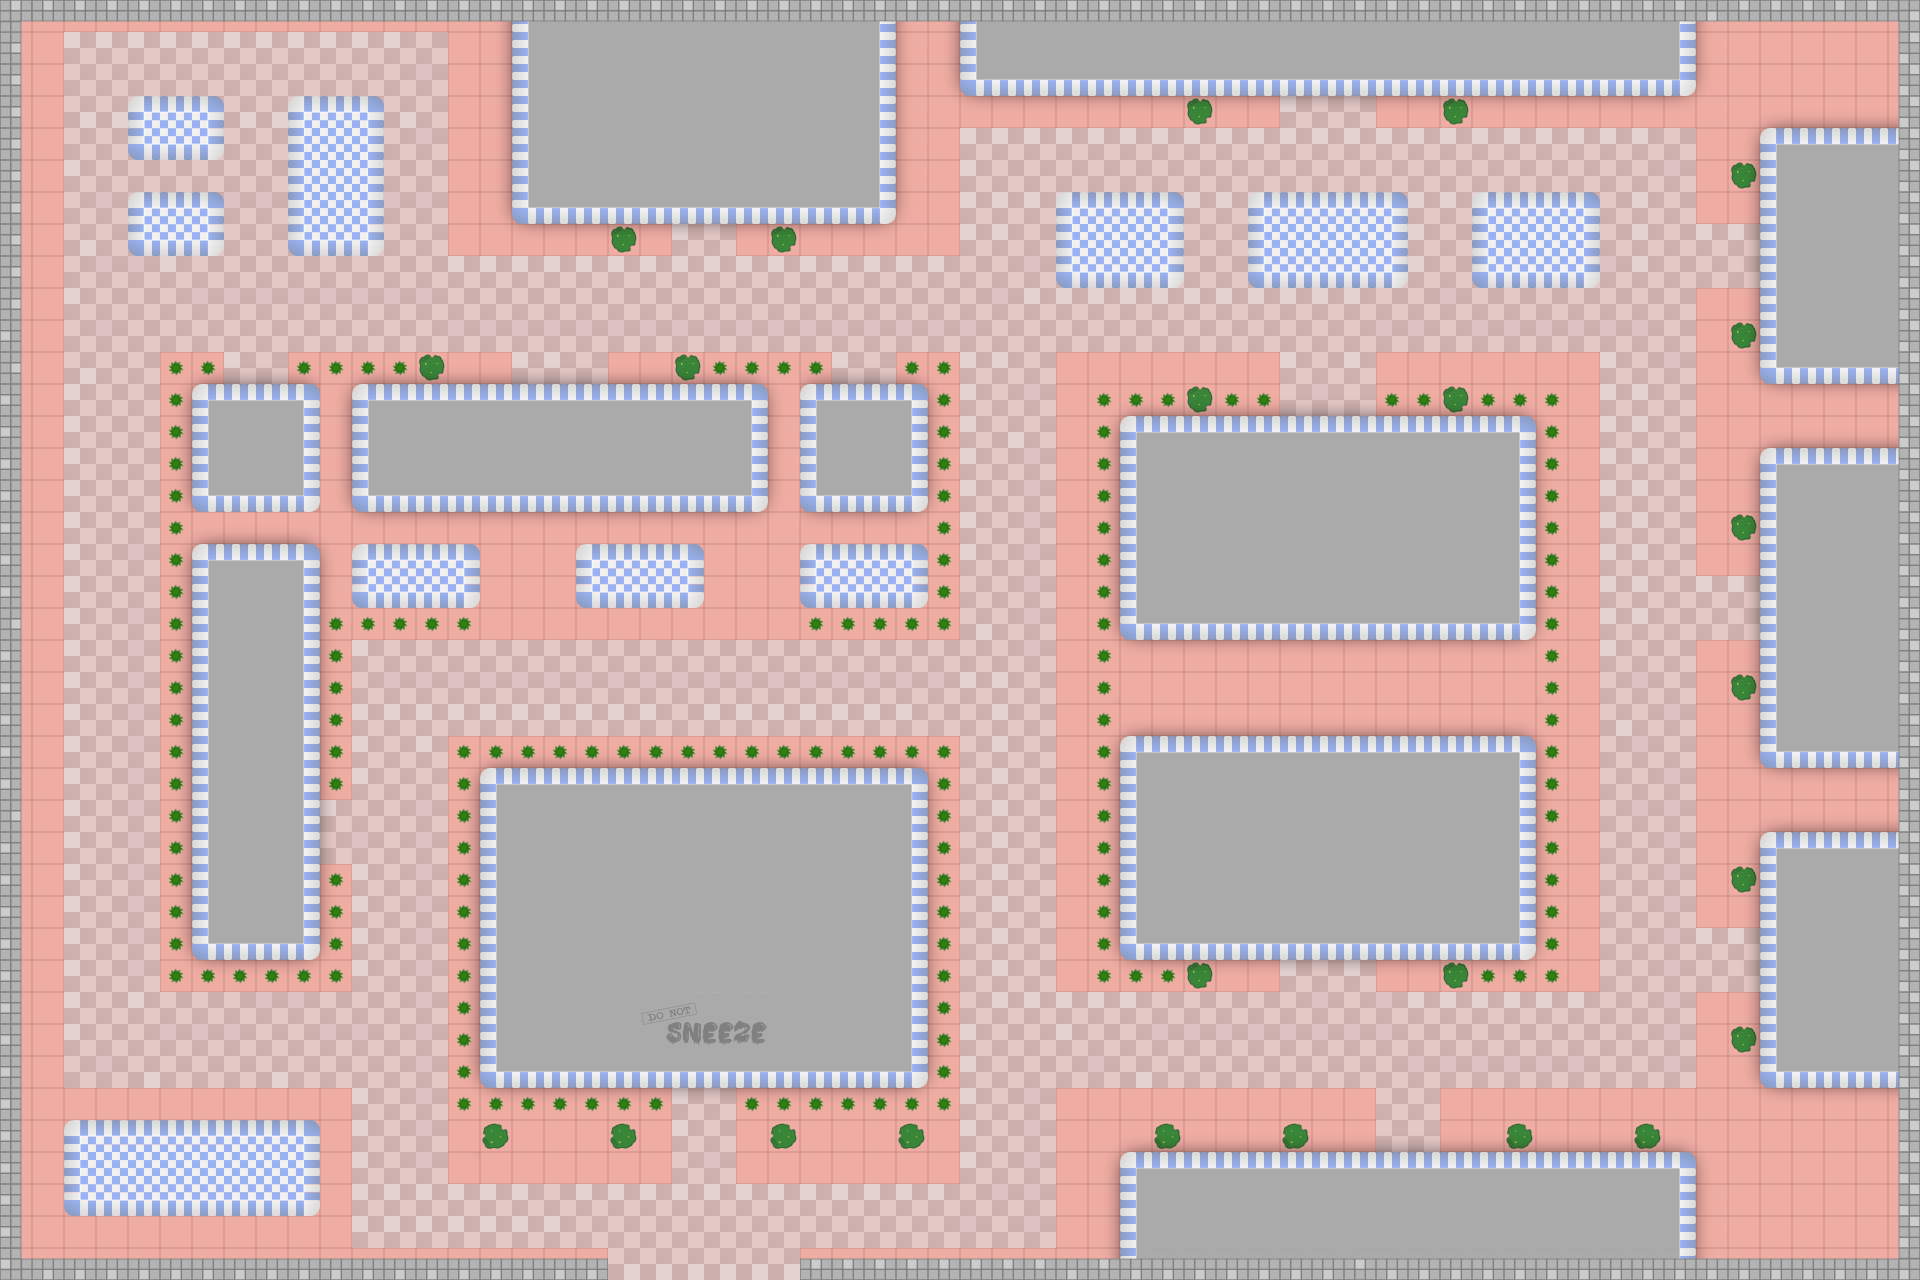

A 2D game scene composited from a Tiled map and its tileset images. What follows is a short description and the map's XML, with each tile layer's data collapsed to a summary:
An orthogonal 60x40 tile map with 32x32 px tiles, 6 tile layers (Floor, Plants, Market, Shops, ...) and 60 objects.

<map version="1.0" tiledversion="1.1.0" orientation="orthogonal" renderorder="right-down" width="60" height="40" tilewidth="32" tileheight="32" infinite="0" nextobjectid="80">
 <tileset firstgid="1" source="Tiledsheet.tsx" />
 <layer name="Floor" width="60" height="40">
  <data>[2400 cells, 2400 non-empty, 12 distinct tile ids]</data>
 </layer>
 <layer name="Plants" width="60" height="40">
  <data>[2400 cells, 187 non-empty, 3 distinct tile ids]</data>
 </layer>
 <layer name="Market" width="60" height="40">
  <data>[2400 cells, 114 non-empty, 11 distinct tile ids]</data>
 </layer>
 <layer name="Shops" width="60" height="40">
  <data>[2400 cells, 1205 non-empty, 37 distinct tile ids]</data>
 </layer>
 <layer name="Wall" width="60" height="40">
  <data>[2400 cells, 190 non-empty, 12 distinct tile ids]</data>
 </layer>
 <layer name="Text" width="60" height="40">
  <data>[2400 cells, 8 non-empty, 8 distinct tile ids]</data>
 </layer>
 <objectgroup name="Objektebene" visible="0">
  <object id="6" x="1087.84" y="415.203" width="478.387" height="545.062" />
  <object id="7" x="1087.34" y="959.915" width="128.544" height="31.6957" />
  <object id="8" x="1440.39" y="959.208" width="125.902" height="31.283" />
  <object id="9" x="1728.3" y="865.469" width="34.337" height="29.9348" />
  <object id="10" x="1728.3" y="1023.95" width="35.2175" height="30.8153" />
  <object id="11" x="1729.18" y="672.654" width="31.6957" height="29.9348" />
  <object id="12" x="1728.96" y="513.456" width="37.167" height="28.9077" />
  <object id="13" x="1728.96" y="320.05" width="33.7257" height="30.9725" />
  <object id="14" x="1728.55" y="160.115" width="31.5638" height="30.4161" />
  <object id="15" x="1439.85" y="97.1646" width="30.6836" height="29.5471" />
  <object id="16" x="1184" y="97.5666" width="31.4644" height="29.8255" />
  <object id="17" x="768.165" y="218.007" width="30.4827" height="36.9391" />
  <object id="18" x="607.438" y="217.576" width="31.5912" height="37.9252" />
  <object id="19" x="128.051" y="95.7884" width="96.5618" height="63.0024" />
  <object id="20" x="127.585" y="191.577" width="96.6751" height="65.0322" />
  <object id="21" x="288.165" y="94.7884" width="95.3219" height="161.537" />
  <object id="22" x="510.509" y="1.46649" width="385.517" height="222.173" />
  <object id="25" x="959.476" y="1.1288" width="737.104" height="94.8188" />
  <object id="27" x="1759.6" y="126.059" width="159.31" height="259.04" />
  <object id="28" x="1759.05" y="447.722" width="160.504" height="320.359" />
  <object id="30" x="1758.87" y="831.956" width="160.563" height="256.275" />
  <object id="32" x="1119.69" y="1150.17" width="575.005" height="130.522" />
  <object id="34" x="1151.97" y="1120.67" width="31.2928" height="34.2265" />
  <object id="35" x="1281.05" y="1119.69" width="29.337" height="35.2044" />
  <object id="36" x="1504.01" y="1120.67" width="30.3149" height="34.2265" />
  <object id="37" x="1631.14" y="1119.69" width="33.2486" height="36.1823" />
  <object id="38" x="480.149" y="1120.67" width="30.3149" height="29.337" />
  <object id="39" x="607.276" y="1119.69" width="32.2707" height="31.2928" />
  <object id="40" x="767.509" y="1120.67" width="32.8355" height="30.3149" />
  <object id="41" x="894.778" y="1119.69" width="32.2707" height="31.2928" />
  <object id="42" x="448.848" y="736.789" width="510.918" height="350.61" />
  <object id="43" x="448.852" y="1086.71" width="223.05" height="33.4082" />
  <object id="44" x="735.604" y="1087.2" width="224.655" height="32.0211" />
  <object id="45" x="64.0714" y="1120.84" width="254.663" height="159.992" />
  <object id="46" x="158.617" y="863.669" width="191.926" height="127.528" />
  <object id="47" x="158.617" y="799.74" width="160.996" height="64.247" />
  <object id="48" x="159.984" y="606.745" width="191.184" height="193.442" />
  <object id="49" x="159.842" y="353.209" width="63.088" height="253.066" />
  <object id="51" x="288.793" y="353.448" width="158.621" height="29.3103" />
  <object id="52" x="673.357" y="352.548" width="158.689" height="30.8801" />
  <object id="53" x="897.238" y="353.405" width="61.7602" height="29.1645" />
  <object id="54" x="927.26" y="382.57" width="31.7379" height="258.192" />
  <object id="55" x="801.167" y="544.69" width="126.094" height="92.6402" />
  <object id="56" x="798.593" y="382.57" width="130.383" height="129.525" />
  <object id="57" x="350.862" y="382.759" width="417.241" height="131.034" />
  <object id="61" x="222.604" y="382.937" width="98.0633" height="128.953" />
  <object id="62" x="222.604" y="544.251" width="97.5729" height="62.7605" />
  <object id="63" x="351.557" y="543.761" width="127.973" height="96.102" />
  <object id="64" x="576.122" y="544.251" width="127.482" height="64.2314" />
  <object id="65" x="1056.48" y="191.834" width="126.504" height="95.0492" />
  <object id="66" x="1472.75" y="191.427" width="127.139" height="95.5261" />
  <object id="67" x="1246.34" y="191.427" width="162.188" height="94.8388" />
  <object id="69" x="-0.636034" y="-1.17875" width="21.5733" height="1281.88" />
  <object id="72" x="-0.896542" y="-0.755749" width="1920.66" height="21.9679" />
  <object id="73" x="1898.63" y="-1.16077" width="21.1378" height="1281.46" />
  <object id="74" x="800.196" y="1257.75" width="1120.29" height="22.4917" />
  <object id="75" x="852.97" y="1318.11" width="1.2273" height="1.2273" />
  <object id="76" x="-0.449189" y="1258.02" width="607.983" height="22.297" />
  <object id="77" x="1376.19" y="384.483" width="190.515" height="29.9298" />
  <object id="78" x="1087.26" y="384.058" width="192.817" height="32.2321" />
 </objectgroup>
</map>
